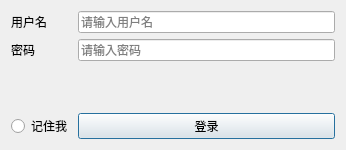
<?xml version="1.0" encoding="UTF-8"?>
<ui version="4.0">
 <class>LoginPage</class>
 <widget class="QDialog" name="LoginPage">
  <property name="geometry">
   <rect>
    <x>0</x>
    <y>0</y>
    <width>346</width>
    <height>150</height>
   </rect>
  </property>
  <property name="windowTitle">
   <string>Dialog</string>
  </property>
  <layout class="QHBoxLayout" name="horizontalLayout">
   <item>
    <layout class="QGridLayout" name="gridLayout">
     <item row="1" column="1">
      <widget class="QLineEdit" name="edPassword">
       <property name="placeholderText">
        <string>请输入密码</string>
       </property>
      </widget>
     </item>
     <item row="0" column="1">
      <widget class="QLineEdit" name="edUserName">
       <property name="placeholderText">
        <string>请输入用户名</string>
       </property>
      </widget>
     </item>
     <item row="3" column="0">
      <widget class="QRadioButton" name="rdRemeberMe">
       <property name="text">
        <string>记住我</string>
       </property>
      </widget>
     </item>
     <item row="3" column="1">
      <widget class="QPushButton" name="btnLogin">
       <property name="text">
        <string>登录</string>
       </property>
      </widget>
     </item>
     <item row="1" column="0">
      <widget class="QLabel" name="label_2">
       <property name="text">
        <string>密码</string>
       </property>
      </widget>
     </item>
     <item row="0" column="0">
      <widget class="QLabel" name="label">
       <property name="text">
        <string>用户名</string>
       </property>
      </widget>
     </item>
     <item row="2" column="0">
      <spacer name="verticalSpacer">
       <property name="orientation">
        <enum>Qt::Vertical</enum>
       </property>
       <property name="sizeHint" stdset="0">
        <size>
         <width>20</width>
         <height>40</height>
        </size>
       </property>
      </spacer>
     </item>
    </layout>
   </item>
  </layout>
 </widget>
 <tabstops>
  <tabstop>edUserName</tabstop>
  <tabstop>edPassword</tabstop>
  <tabstop>rdRemeberMe</tabstop>
  <tabstop>btnLogin</tabstop>
 </tabstops>
 <resources/>
 <connections/>
</ui>
